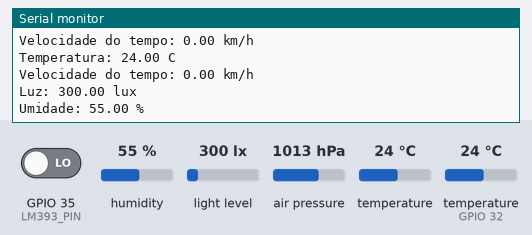
Recording of a sketch running on a simulated ESP32. On the bench: the last lines printed to the serial monitor. Inputs (shaded band) come from the test bench; at power-on: humidity 55 %, light level 300 lx, GPIO 35 (LM393_PIN) LOW, air pressure 1013 hPa, temperature 24 °C, temperature (sensor on GPIO 32) 24 °C.

Above: at 4.8 s.
4.9 s: humidity set to 22 %
At 5.8 s:
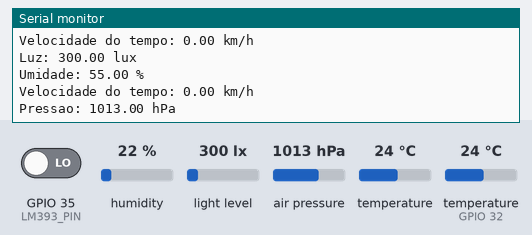
11.5 s: light level set to 40 lx
At 12.5 s:
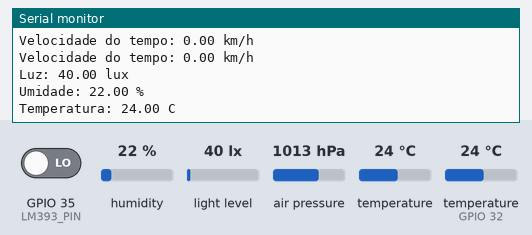
14.5 s: GPIO 35 (LM393_PIN) driven HIGH
17.5 s: air pressure set to 952 hPa
At 19.3 s:
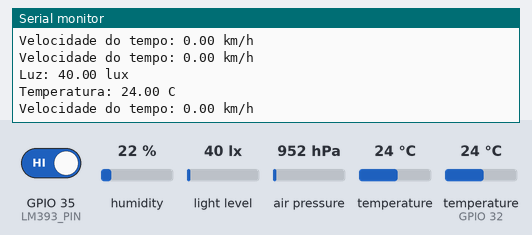
20.5 s: temperature (sensor 0) set to 12 °C
At 22.8 s:
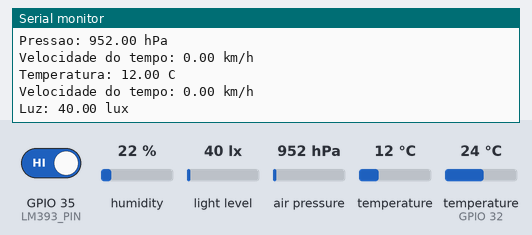
23.5 s: humidity set to 40 %
At 24.8 s:
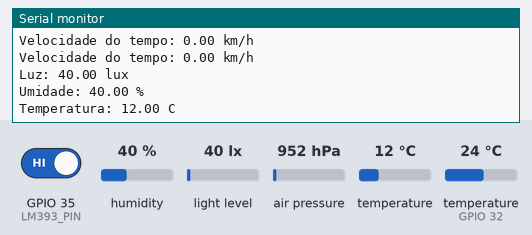
Timing chart, 0 to 26.5 s (numbered marks = the images above; inputs shaded):
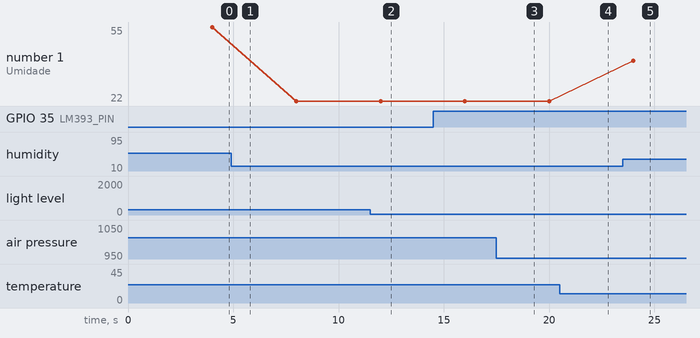

Measured:
- after the input at 11.5 s, the serial monitor: prints a new line after 0.50 s (image 2)
- after the input at 20.5 s, the serial monitor: prints a new line after 0.50 s (image 4)
- after the input at 23.5 s, the serial monitor: prints a new line after 0.50 s (image 5)
- plotted number 1: 55 → 22 after the input at 4.9 s

The sketch:

estacao_principal.ino
```cpp
#include <Wire.h>
#include <Adafruit_BMP280.h>
#include <BH1750.h>
#include <DHT.h>
#include <WiFi.h>
#include <HTTPClient.h>
#include <ArduinoJson.h>

// LM393
#define LM393_INTERVAL 1000
#define LM393_PIN 35  // ou 35 se preferir

volatile unsigned long contagem_lm393 = 0;

volatile bool prevLm393State = LOW;
void isr_lm393() {
  bool state = digitalRead(LM393_PIN);

  if (prevLm393State != state) {
    contagem_lm393++;
  }

  prevLm393State = state;
}

unsigned long lastTime_lm393 = 0;
///////////////////////////////////////////////////////////////////////////

// BH1750
#define BH1750_INTERVAL 2000

BH1750 lightMeter;

unsigned long lastTime_bh1750 = 0;
///////////////////////////////////////////////////////////////////////////

// DHT11
#define DHT_PIN 32
#define DHTTYPE DHT11
DHT dht(DHT_PIN, DHTTYPE);

#define DHT11_HUM_INTERVAL  4000

unsigned long lastTime_dht11_hum = 0;

///////////////////////////////////

// BMP280
Adafruit_BMP280 bmp;
#define BMP280_PRESSURE_INTERVAL 5000
#define BMP280_TEMPERATURE_INTERVAL 3000

unsigned long lastTime_bmp280_press = 0;
unsigned long lastTime_bmp280_temp = 0;
/////////////////////////////////////

void setup() {
  Serial.begin(115200);
  Wire.begin(21, 22);

  // LM393
  pinMode(LM393_PIN, INPUT);
  attachInterrupt(digitalPinToInterrupt(LM393_PIN), isr_lm393, CHANGE);

  // BH1750
  lightMeter.begin();

  // DHT11
  dht.begin();

  // BMP280
  bmp.begin(0x76);

  Serial.println("Estacao iniciada");
}


void loop() {

  unsigned long now = millis();

  // LM393
  if (now - lastTime_lm393 >= LM393_INTERVAL) {
    int pulsos;

    const float FATOR_KHM = 2.4;

    noInterrupts();
    pulsos = contagem_lm393;
    contagem_lm393 = 0;
    interrupts();

    int giros = pulsos / 10;

    float rps = ((float)pulsos/10.0f) / (LM393_INTERVAL / 1000.0f);
    float velocidade = rps * FATOR_KHM;

    Serial.print("Velocidade do tempo: ");
    Serial.print(velocidade);
    Serial.println(" km/h");
    lastTime_lm393 = now;
  }

  // BH1750
  if (now - lastTime_bh1750 >= BH1750_INTERVAL) {
    Serial.print("Luz: ");
    Serial.print(lightMeter.readLightLevel());
    Serial.println(" lux");

    lastTime_bh1750 = now;
  }

  // DHT11 - Umidade
  if (now - lastTime_dht11_hum >= DHT11_HUM_INTERVAL) {
    Serial.print("Umidade: ");
    Serial.print(dht.readHumidity());
    Serial.println(" %");
    lastTime_dht11_hum = now;
  }

  // BMP280 - AIR PRESSURE
  if (now - lastTime_bmp280_press >= BMP280_PRESSURE_INTERVAL) {
    Serial.print("Pressao: ");
    Serial.print(bmp.readPressure() / 100.0f);
    Serial.println(" hPa");

    lastTime_bmp280_press = now;
  }

  // BMP280 - TEMPERATURE
  if (now - lastTime_bmp280_temp >= BMP280_TEMPERATURE_INTERVAL) {
    Serial.print("Temperatura: ");
    Serial.print(bmp.readTemperature());
    Serial.println(" C");

    lastTime_bmp280_temp = now;
  }
}
```
